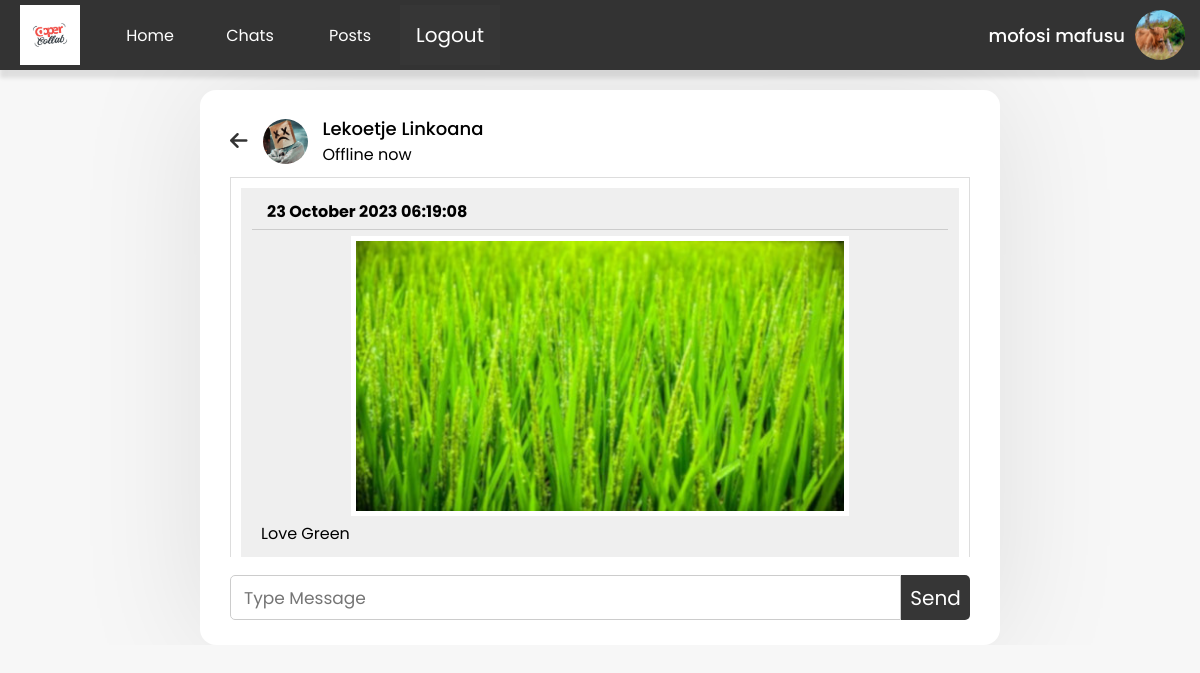
Page /comments.php?post_id=429727420 (signed in) on the committed database.
### tables this page shows
CREATE TABLE `users` (
  `user_id` int(11) NOT NULL,
  `unique_id` int(200) NOT NULL,
  `first_name` varchar(200) NOT NULL,
  `last_name` varchar(200) NOT NULL,
  `email` varchar(250) NOT NULL,
  `password` varchar(100) NOT NULL,
  `img` varchar(400) NOT NULL,
  `status` varchar(100) NOT NULL
);

CREATE TABLE `posts` (
  `post_id` int(200) NOT NULL,
  `post_unique_id` int(200) NOT NULL,
  `post_owner_id` int(200) NOT NULL,
  `post_msg` varchar(1000) DEFAULT NULL,
  `post_media` varchar(200) DEFAULT NULL,
  `post_time` varchar(200) NOT NULL
);

### comments.php (the view, shortened to what this page needs)
<?php include_once "header.php"; ?>
<body class="body2">
    <section class="section1">
        <div class="nav-bar">
            <?php include "navigation.php"; ?>
        </div>
    </section>
<section class="section2">
    <div class="comments-wrapper">
        <section class="comments">
            <div class="post-view">
                <?php
                    include_once "php/config.php";
                    $post_id = mysqli_real_escape_string($conn, $_GET['post_id']);
                    $sqlPoster = "SELECT * FROM users
                                JOIN posts ON posts.post_owner_id = users.unique_id
                                WHERE post_unique_id = '{$post_id}'";
                    $queryPoster = mysqli_query($conn, $sqlPoster);
                    if(mysqli_num_rows($queryPoster) > 0) {
                        $owner = mysqli_fetch_assoc($queryPoster);
                    }
                ?>
                <a href="posts.php" class="back-icon"><i class="fas fa-arrow-left"></i></a>
                <img src="php/images/<?php echo $owner['img'] ?>" alt="profile">
                <div class="details">
                    <span><?php echo $owner['first_name'] . " " .  $owner['last_name']?></span>
                    <p><?php echo $owner['status']?></p>
                </div>
            </div>
            <div class="post-and-commets">
                <div class="post-body2">
                    <?php include "php/comments.post.php"; ?>
                </div>
            </div>
            <form action="" method="" class="comment-area">
                <input type="text" class="input-comment" name="comment_message" id="" placeholder="Type Message" value="">
                <input type="submit" class="comment-btn" value="Send">
            </form>
        </section>
    </div>
</section>
</body>
</html>

### header.php (shortened to what this page needs)
<!DOCTYPE html>
<html lang="en">
<head>
    <link rel="stylesheet" href="css/style.css">
    <link rel="stylesheet" href="https://cdnjs.cloudflare.com/ajax/libs/font-awesome/6.4.2/css/all.min.css">
</head>

### navigation.php
<nav>
    <div class="logo-box">
        <img src="assets/Red.jpg" class="logo-image" >
    </div>
    <div class="navbar">
        <?php
            $navLinks = array(
                "Home" => "profile.php",
                "Chats" => "chats.php",
                "Posts" => "posts.php"
            );
            foreach ($navLinks as $label => $url) {
                echo '<a href="' . $url . '">' . $label . '</a>';
            }
        ?>
        <?php
            include_once "php/config.php";
            $sql = mysqli_query($conn, "SELECT * FROM users WHERE unique_id = '{$_SESSION['unique_id']}'");
            if(mysqli_num_rows($sql) > 0) {
                $row = mysqli_fetch_assoc($sql);
                $first_name = $row['first_name'];
                $last_name = $row['last_name'];
                (strlen($first_name) > 16) ? $first_name = substr($first_name, 0, 8). "..." : $first_name = $first_name;
                (strlen($last_name) > 16) ? $last_name = substr($last_name, 0, 8). "..." : $last_name = $last_name;
            }
        ?>
        <a href="php/logout.php?user_id=<?php echo $row['unique_id'] ?>" class="logout">
            Logout
        </a>
    </div>
    <a href="profile.php" class="profile-box" >
        <div class="profile-names">
            <span><?php echo $first_name . " " .  $last_name ?></span>
        </div>
        <img src="php/images/<?php echo $row['img'] ?>" alt="profile picture" class="profile-image">
    </a>
</nav>

### php/comments.post.php
<?php
    include_once "config.php";
    $sql = mysqli_query($conn, "SELECT * FROM posts WHERE post_unique_id = {$post_id}");
    $output = "";
    if (mysqli_num_rows($sql) == 0){
        $output .= "Post No longer Available!";
    } elseif (mysqli_num_rows($sql) > 0) {
        $row = mysqli_fetch_assoc($sql);
        if (isset($row['post_media'])) {
            $mediaPath = 'php/post_media/' . $row['post_media'];
            $extension = pathinfo($mediaPath, PATHINFO_EXTENSION);
            if (in_array($extension, ['jpg', 'jpeg', 'png', 'webp','gif','heif','svg'])) {
                $media = '<img src="' . $mediaPath . '" class="comment-media-image">';
            } elseif (in_array($extension, ['mp4', 'avi', 'webm', 'mkv'])) {
                $media = '<video width="640" height="360" controls ><source src="' . $mediaPath . '" type="video/' . $extension . '"></video>';
            } else {
                $media = 'Unsupported media type';
            }
        } else {
            $media ='';
        }
        $output .='<div class="post-details2" >
                        <h4 class="post-time2"  >
                            <span>'. $row['post_time'] .'</span>
                        </h4>
                        <div class="comment-media-display">
                            '. $media .'
                        </div>
                        <div class="post-message-box2"  >
                            <span>'. $row['post_msg'] .'</span>
                        </div>
                    </div>';
    }
    echo $output;
?>

### css/style.css (style rules this page uses)
* { margin: 0; padding: 0; box-sizing: border-box; text-decoration: none; font-family: 'Poppins', sans-serif; }
.body2 { min-height: 100vh; background: #f7f7f7; }
.section1 { flex: 0 0 auto; background-color: #fff; box-shadow: 0px 8px 4px rgba(0, 0, 0, 0.1); }
.section2 { flex: 1; overflow-y: auto; display: flex; align-items: start; justify-content: center; padding-top: 20px; }
.comments-wrapper { background: #ffff; width: 800px; border-radius: 16px; box-shadow: 0 0 128px 0 rgb(0, 0, 0, 0.1); }
nav { background-color: #333; display: flex; overflow: hidden; width: 100%; height: 70px; align-items: center; }
.logo-box { flex: 1; max-width: 100px; height: 60px; display: flex; align-items: center; justify-content: center; }
.logo-image { width: 60%; height: 60px; object-fit: cover; }
.navbar { flex: 1; position: relative; display: flex; flex-wrap: wrap; align-items: center; justify-content: flex-start; font-family: Arial, sans-serif; height: 60px; }
.navbar a { display: block; min-width: 100px; text-align: center; text-decoration: none; padding: 15px 10px; color: white; cursor: pointer; }
.profile-box { flex: 1; max-width: 500px; padding: 5px; display: flex; align-items: center; justify-content: end; }
.profile-image { margin-right: 10px; width: 50px; height: 50px; object-fit: cover; border-radius: 50%; }
.profile-names { text-align: end; width: 400px; font-size: 18px; font-weight: 500; color: #ffffff; margin-right: 10px; }
.logout { color: #fff; font-size: 20px; padding: 7px 10px; background: #363636; }
.post-view .back-icon { font-size: 20px; color: #333; }
.post-view img { height: 45px; width: 45px; margin: 0 15px; object-fit: cover; border-radius: 50%; }
.post-view span { font-size: 18px; font-weight: 500; }
.post-view { display: flex; align-items: center; padding: 0 0 10px 0; }
.post-and-commets .post-body2 { padding: 10px 10px 20px 10px; color: rgb(0, 0, 0); border: 1px solid rgb(221, 221, 221); min-height: 100px; display: flex; }
.post-and-commets .post-details2 { width: 100px; padding: 10px; background-color: rgb(239, 239, 239); color: rgb(0, 0, 0); flex: 1 1 1%; }
.post-and-commets .post-time2 { padding-left: 15px; padding-right: 15px; margin: 1px; padding-bottom: 5px; border-bottom: #ccc 1px solid; }
.post-and-commets .post-message-box2 { padding: 5px 10px; }
.comments { padding: 25px 30px; }
.post-and-commets { height: 380px; overflow-y: auto; }
.comment-media-display { display: flex; flex-direction: column; align-items: center; }
.comment-media-display .comment-media-image { max-width: 100%; height: auto; margin-top: 5px; padding: 5px; background-color: white; max-height: 280px; }
.comment-area { padding: 18px 0 0 0; display: flex; justify-content: space-between; }
.comment-area .input-comment { height: 45px; width: calc(100% - 58px); font-size: 17px; border: 1px solid #ccc; padding: 0 13px; border-radius: 5px 0 0 5px; outline: none; }
.comment-area .comment-btn { width: 70px; border: none; outline: none; font-size: 20px; color: #fff; background: #363636; border-radius: 0 5px 5px 0; cursor: pointer; }

### rows in the picture
users: first_name "mofosi", last_name "mafusu", img (picture)
users: img (picture), first_name "Lekoetje", last_name "Linkoana", status "Offline now"
posts: post_time "23 October 2023 06:19:08", post_media (picture), post_msg "Love Green"

### other values in the picture
$label "Home"
$label "Chats"
$label "Posts"
